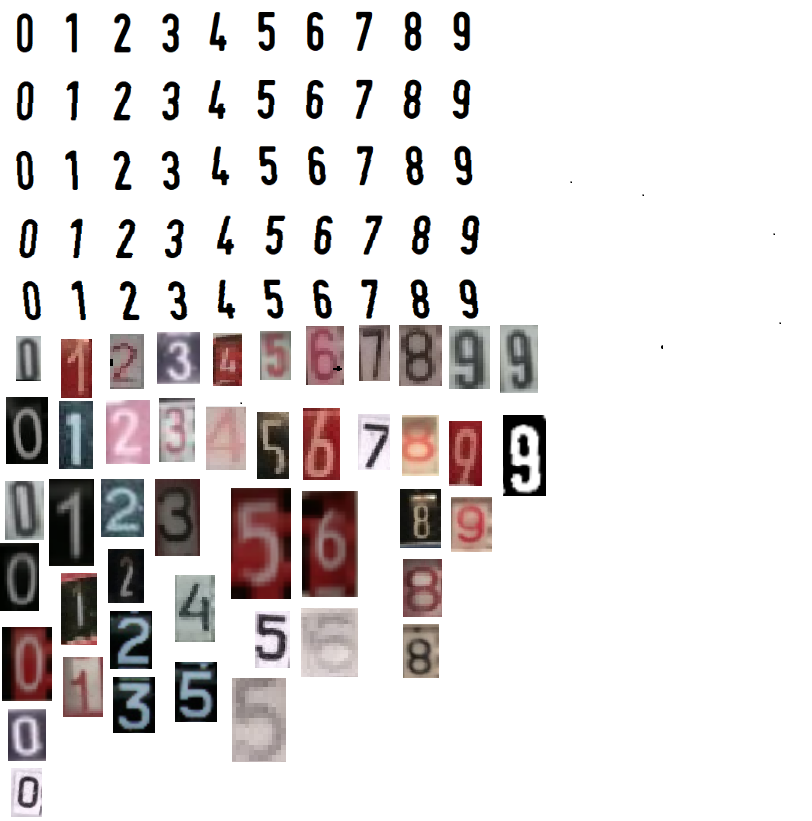
#> input picture training_chars.png, 812 x 821 px
$ python GenData.py
#> lines starting #> are read from the running program, lines starting #| are printed output that depends on the picture; after the words box and inside, x2 and y2 are one past the last pixel; in counts of white or black regions, pixels touching at a corner belong together
# GenData.py

import numpy as np
import cv2
import sys


# module level variables ##########################################################################
MIN_CONTOUR_AREA = 40


RESIZED_IMAGE_WIDTH = 20
RESIZED_IMAGE_HEIGHT = 30


###################################################################################################
def main():
    imgTrainingNumbers = cv2.imread(
        "training_chars.png"
    )  # read in training numbers image
#> imgTrainingNumbers is the input picture: shape (821, 812, 3); mean B, G, R 220.1, 220.1, 223.9
    # imgTrainingNumbers = cv2.resize(imgTrainingNumbers, dsize = None, fx = 0.5, fy = 0.5)

    imgGray = cv2.cvtColor(
        imgTrainingNumbers, cv2.COLOR_BGR2GRAY
    )  # get grayscale image
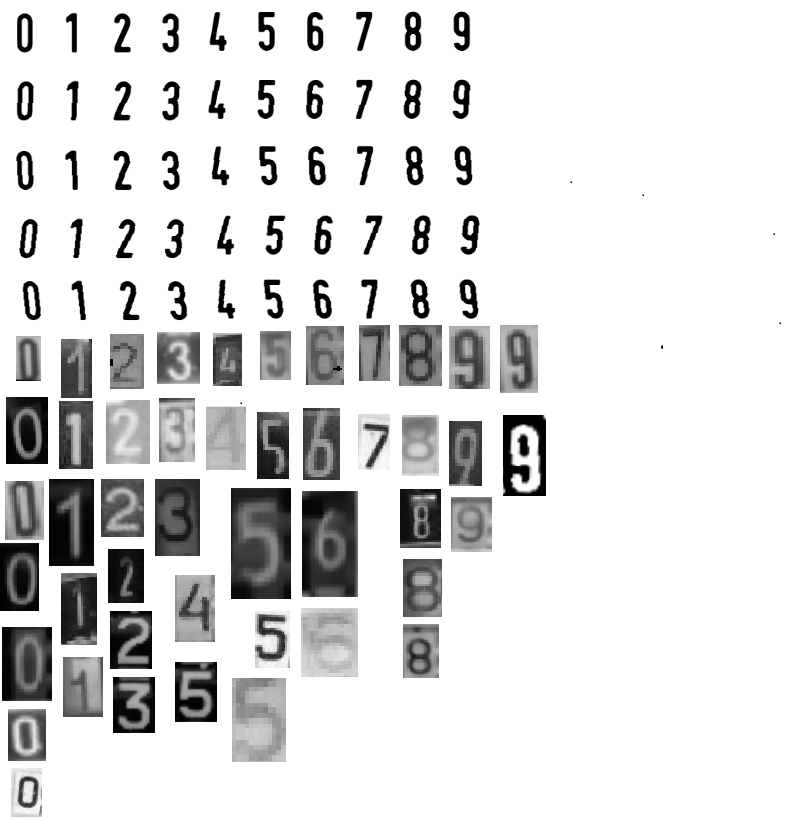
#> imgGray: shape (821, 812); min 0, max 255, mean 221.2
    imgBlurred = cv2.GaussianBlur(imgGray, (5, 5), 0)  # blur

    # filter image from grayscale to black and white
    imgThresh = cv2.adaptiveThreshold(
        imgBlurred,  # input image
        255,  # make pixels that pass the threshold full white
        cv2.ADAPTIVE_THRESH_GAUSSIAN_C,  # use gaussian rather than mean, seems to give better results
        cv2.THRESH_BINARY_INV,  # invert so foreground will be white, background will be black
        11,  # size of a pixel neighborhood used to calculate threshold value
        2,
    )  # constant subtracted from the mean or weighted mean
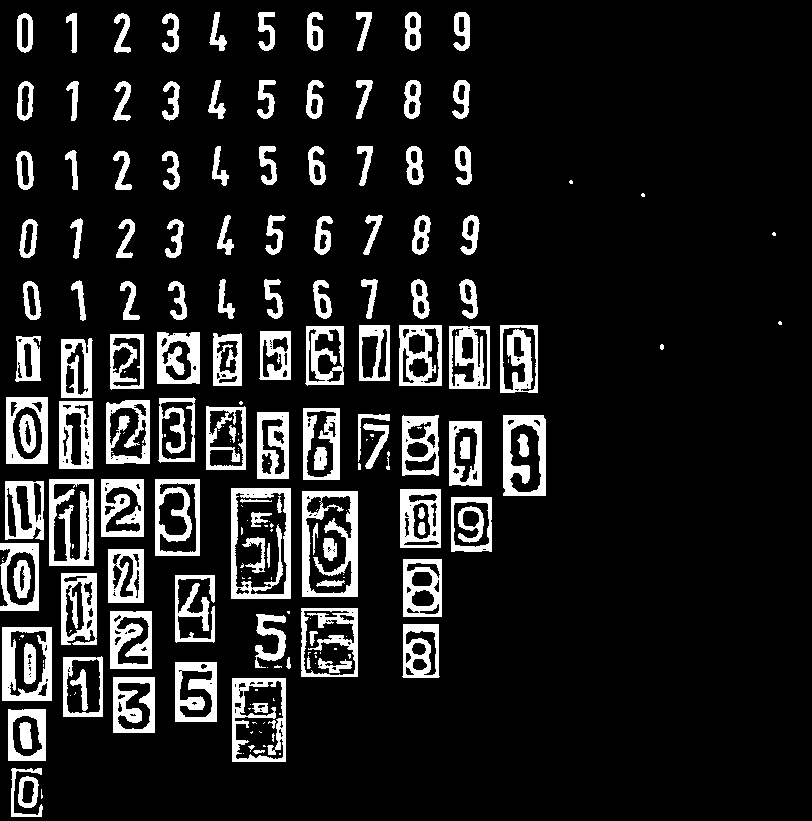
#> imgThresh: shape (821, 812); 13% white; 206 white regions (77 under 20 px)

    # cv2.imshow("imgThresh", imgThresh)      # show threshold image for reference

    imgThreshCopy = (
        imgThresh.copy()
    )  # make a copy of the thresh image, this in necessary b/c findContours modifies the image

    npaContours, npaHierarchy = cv2.findContours(
        imgThreshCopy, cv2.RETR_EXTERNAL, cv2.CHAIN_APPROX_SIMPLE
    )
#> npaContours = 116 contours, 17 with area under 20; largest, box (x1, y1, x2, y2) and area: (231, 488, 291, 599) 6490, (302, 491, 358, 597) 5775, (232, 678, 286, 762) 4399, (301, 608, 358, 677) 3793, (49, 479, 94, 566) 3784; npaHierarchy = 116 rows, first 6: [1, -1, -1, -1], [2, 0, -1, -1], [3, 1, -1, -1], [4, 2, -1, -1], [5, 3, -1, -1], [6, 4, -1, -1]

    # declare empty numpy array, we will use this to write to file later
    # zero rows, enough cols to hold all image data
    npaFlattenedImages = np.empty((0, RESIZED_IMAGE_WIDTH * RESIZED_IMAGE_HEIGHT))

    intClassifications = (
        []
    )  # declare empty classifications list, this will be our list of how we are classifying our chars from user input, we will write to file at the end

    # possible chars we are interested in are digits 0 through 9, put these in list intValidChars
    intValidChars = [
        ord("0"),
        ord("1"),
        ord("2"),
        ord("3"),
        ord("4"),
        ord("5"),
        ord("6"),
        ord("7"),
        ord("8"),
        ord("9"),
    ]  # Là mã ascii của mấy chữ này
    # print(intValidChars)
    for npaContour in npaContours:  # for each contour
        if (
            cv2.contourArea(npaContour) > MIN_CONTOUR_AREA
        ):  # if contour is big enough to consider
            [intX, intY, intW, intH] = cv2.boundingRect(
                npaContour
            )  # get and break out bounding rect

            # draw rectangle around each contour as we ask user for input
            cv2.rectangle(
                imgTrainingNumbers,  # draw rectangle on original training image
                (intX, intY),  # upper left corner
                (intX + intW, intY + intH),  # lower right corner
                (0, 0, 255),  # red
                2,
            )  # thickness

            imgROI = imgThresh[
                intY : intY + intH, intX : intX + intW
            ]  # crop char out of threshold image
            imgROIResized = cv2.resize(
                imgROI, (RESIZED_IMAGE_WIDTH, RESIZED_IMAGE_HEIGHT)
            )  # resize image, this will be more consistent for recognition and storage

            # cv2.imshow("imgROI", imgROI)                    # show cropped out char for reference
            cv2.imshow(
                "imgROIResized", imgROIResized
            )  # show resized image for reference

            cv2.imshow(
                "training_numbers.png", imgTrainingNumbers
            )  # show training numbers image, this will now have red rectangles drawn on it

            intChar = cv2.waitKey(0)  # get key press

            if intChar == 27:  # if esc key was pressed
                sys.exit()  # exit program
            elif (
                intChar in intValidChars
            ):  # else if the char is in the list of chars we are looking for . . .
                print(intChar)
                intClassifications.append(
                    intChar
                )  # append classification char to integer list of chars (we will convert to float later before writing to file)
                # Là file chứa label của tất cả các ảnh mẫu, tổng cộng có 32 x 5 = 160 mẫu.
                npaFlattenedImage = imgROIResized.reshape(
                    (1, RESIZED_IMAGE_WIDTH * RESIZED_IMAGE_HEIGHT)
                )  # flatten image to 1d numpy array so we can write to file later

                npaFlattenedImages = np.append(
                    npaFlattenedImages, npaFlattenedImage, 0
                )  # add current flattened impage numpy array to list of flattened image numpy arrays
#> this loop made 2 passes; (key Esc is pressed on pass 2)
#> (intX, intY, intW, intH) on pass 2: (18, 776, 21, 32)
#> pass 2, in main, `imgROI = imgThresh[ intY : intY + intH, intX : intX + intW ]`:
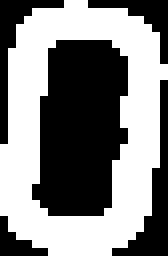
#> imgROI: shape (32, 21) (shown 8 times larger); 51.3% white; 5 black regions (1 under 20 px), largest, box (x1, y1, x2, y2) and area: (4, 5, 16, 27) 211, (14, 10, 21, 32) 45, (0, 0, 8, 18) 33, (11, 0, 21, 8) 24
#> pass 2, in main, `imgROIResized = cv2.resize( imgROI, (RESIZED_IMAGE_WIDTH, RESIZED_IMAG..`:
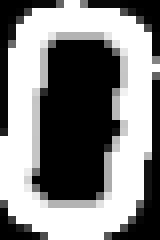
#> imgROIResized: shape (30, 20) (shown 8 times larger); min 0, max 255, mean 130.5
#> after the loop, intClassifications = []

            # end if
        # end if
    # end for

    fltClassifications = np.array(
        intClassifications, np.float32
    )  # convert classifications list of ints to numpy array of floats

    npaClassifications = fltClassifications.reshape(
        (fltClassifications.size, 1)
    )  # flatten numpy array of floats to 1d so we can write to file later
    # print(npaClassifications)
    print("\n\ntraining complete !!\n")

    np.savetxt("classifications.txt", npaClassifications)
    np.savetxt("flattened_images.txt", npaFlattenedImages)

    # remove windows from memory

    return


###################################################################################################
if __name__ == "__main__":
    main()
#> (the program exits here)
